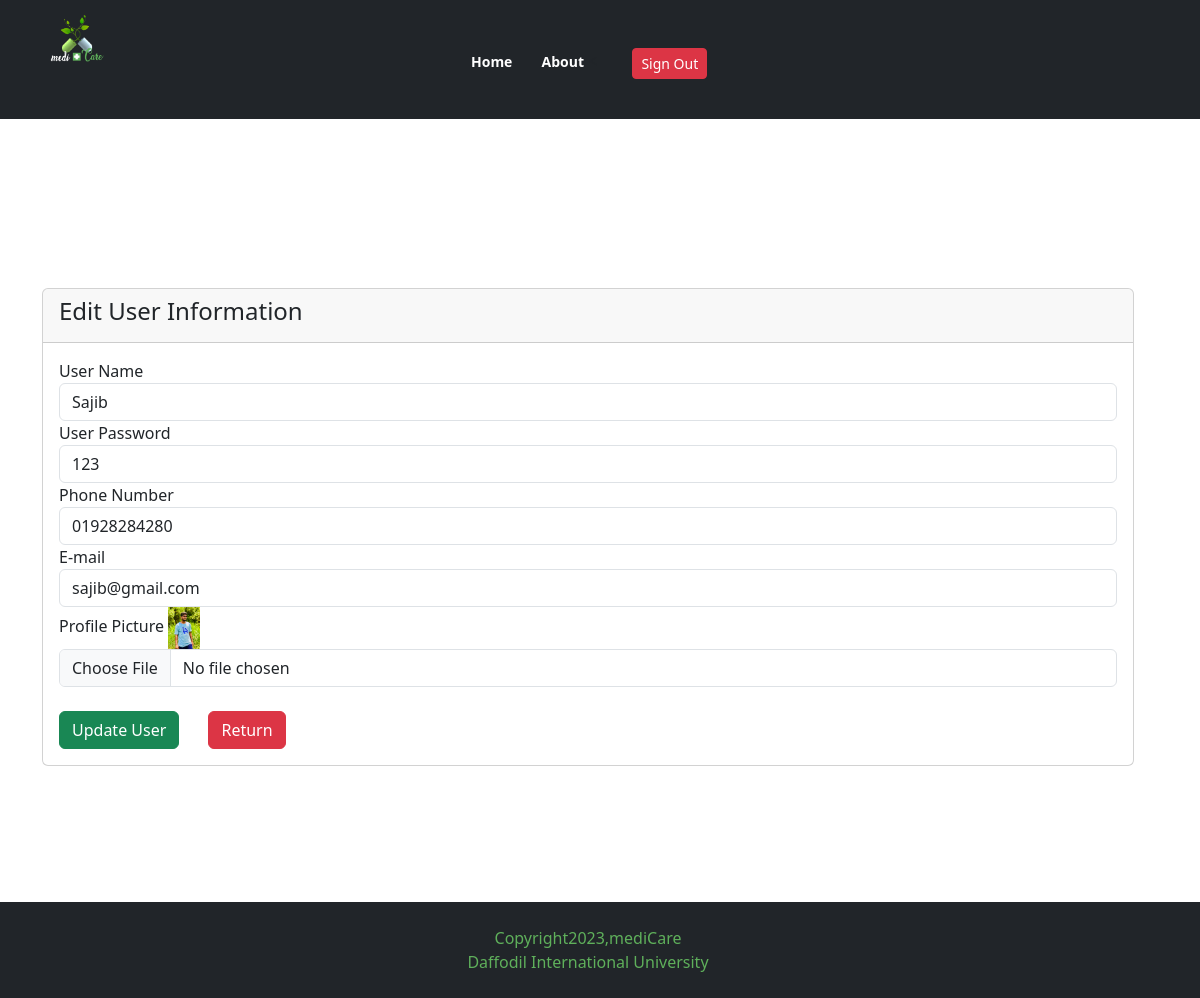
The app's page /admin_uedit.php?id=14 (signed in) with its own data.
### tables this page shows
CREATE TABLE `user` (
  `id` int(100) NOT NULL,
  `uname` varchar(100) NOT NULL,
  `upass` varchar(100) NOT NULL,
  `unumber` varchar(100) NOT NULL,
  `uemail` varchar(100) NOT NULL,
  `uimg` varchar(200) NOT NULL
);

### admin_uedit.php (the view, shortened to what this page needs)
<?php
include "connection.php";
 ?>
<!DOCTYPE html>
<html lang="en" dir="ltr">
  <head>
    <link rel="stylesheet" href="style.css">
    <link href="https://cdn.jsdelivr.net/npm/bootstrap@5.3.0-alpha3/dist/css/bootstrap.min.css" rel="stylesheet">
  </head>
  <body>
      <header class="header-section bg-dark">
        <div class="container">
          <div class="row">
            <div class="col-md-4">
              <div class="logo">
                  <img width="20%" src="img/medicare.png" alt="">
              </div>
            </div>
            <div class="col-md-8">
              <div class="nav mt-4">
                <ul  style="z-index: 4;" >
                  <li><a style="text-decoration: none;" href="admin_profile.php"> Home</a></li>
                  <li><a style="text-decoration: none;" href="admin_about.php"> About</a></li>
                  <<li><a style="padding: 10px; background: rgba(0,0,0,0); color: white; text-decoration: none;" href="admin_signout.php"><button type="button" class="btn btn-danger btn-sm">Sign Out</button></a></li>
                </ul>
              </div>
            </div>
          </div>
        </div>
      </header>
  <br><br><br><br>
  <br><br><br><br>
  <br><br><br><br>
  <div class="container">
        <div class="row">
          <div class="col-md-12">
            <div class="card">
              <div class="card-header">
                <h4>Edit User Information</h4>
              </div>
              <div class="card-body">
                <?php
                $id= $_GET['id'];
                $sql = "SELECT * FROM user WHERE id = '$id'";
                $result = mysqli_query($conn, $sql);
                if (mysqli_num_rows($result) > 0) {
                  foreach ($result as $row) {
                    ?>
                <form class="" action="admin_uedit2.php?id=<?php echo $id; ?>" method="post" enctype="multipart/form-data">
                  <div class="form-group">
                    <label for="">User Name</label>
                    <input type="text" class="form-control" placeholder="Enter username" name="uname" value="<?php echo $row['uname']; ?>" required>
                  </div>
                  <div class="form-group">
                    <label for="">User Password</label>
                    <input type="text" class="form-control" placeholder="Enter password" name="upass" value="<?php echo $row['upass']; ?>" required>
                  </div>
                  <div class="form-group">
                    <label for="">Phone Number</label>
                    <input type="text" class="form-control" placeholder="Enter phone number" name="unumber" value="<?php echo $row['unumber']; ?>" required>
                  </div>
                  <div class="form-group">
                    <label for="">E-mail</label>
                    <input type="email" class="form-control" placeholder="Enter email adderess" name="uemail" value="<?php echo $row['uemail']; ?>" required>
                  </div>
                  <div class="form-group">
                    <label for="">Profile Picture</label>
                    <img src="<?php echo 'user_img/'.$row['uimg']; ?>" width="3%" alt="img">
                    <input type="file" accept="image/*" class="form-control" name="uimg" value="" required>
                  </div>
                  <br>
                  <div class="form-group">
                    <button name="uedit" class="btn btn-success" value="Insert" type="submit" name="button" style="color:white;">Update User</button>
                    <a style="text-decoration: none; padding-left:25px;" href="admin_user.php"><button type="button" class="btn btn-danger" style="color:white;">Return</button></a>
                  </div>
                </form>
                <?php
                  }
                }
                else {
                  echo "No Record Available";
                }
               ?>
              </div>
            </div>
          </div>
        </div>
      </div>
    <header class="header-section">
      <br><br><br><br><br><br><br><br><br>
    </header>
    <header class="header-section bg-dark" style="margin-top:10%; position:fixed; bottom: 0px;>
      <div class="container">
        <div class="row" >
          <div class="col-md-12" style="text-align:center; padding:2%">
            <span style="color:#5FB05B;">Copyright2023,mediCare </br>Daffodil International University</span>
          </div>
        </div>
    </header>
    </body>
  </html>

### style.css (style rules this page uses)
* { padding: 0; margin: 0; }
body { font-family: 'Lato', sans-serif; font-size: 14px; line-height: 24px; }
h1, h2, h3, h4, h5, h6 { font-family: ; }
a { text-decoration: none; }
li { list-style-type: none; display: inline-block; }
.container { width: 1140px; margin: 0 auto; }
.row { width: 100%; float: left; }
.col-md-12 { width: 100%; float: left; }
.col-md-4 { width: 33.33%; float: left; }
.col-md-8 { width: 66.67%; float: left; }
.header-section { width: 100%; float: left; }
.logo { width: left; padding: 15px 0px; }
.header-section .nav { padding: 24px 0px; text-align: right; }
.header-section .nav ul li { margin-left: 25px; font-size: 14px; font-weight: 900; font-height: 24px; color: #000; }
.header-section .nav ul li a { transition: .7s; color: white; }

### records on screen
user: uname "Sajib", upass "123", unumber "01928284280", uemail "sajib@gmail.com", uimg (picture)
